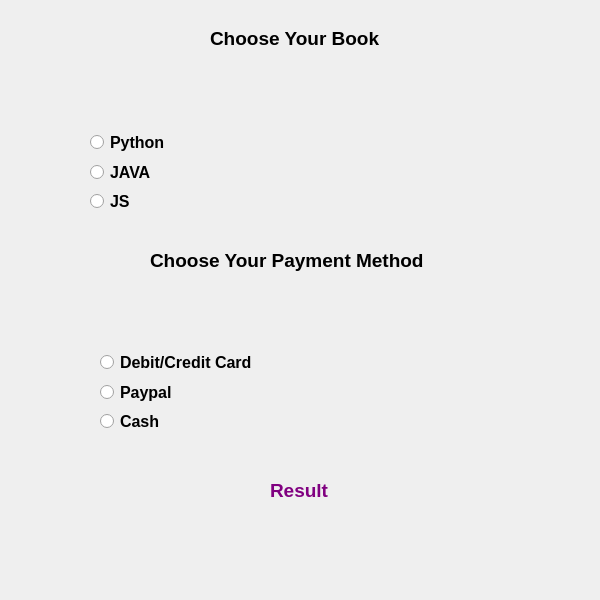
<?xml version="1.0" encoding="UTF-8"?>
<ui version="4.0">
 <class>Dialog</class>
 <widget class="QDialog" name="Dialog">
  <property name="geometry">
   <rect>
    <x>0</x>
    <y>0</y>
    <width>600</width>
    <height>600</height>
   </rect>
  </property>
  <property name="windowTitle">
   <string>Dialog</string>
  </property>
  <widget class="QLabel" name="label_book">
   <property name="geometry">
    <rect>
     <x>210</x>
     <y>30</y>
     <width>181</width>
     <height>16</height>
    </rect>
   </property>
   <property name="font">
    <font>
     <pointsize>14</pointsize>
     <weight>75</weight>
     <bold>true</bold>
    </font>
   </property>
   <property name="text">
    <string>Choose Your Book</string>
   </property>
  </widget>
  <widget class="QLabel" name="label_pay">
   <property name="geometry">
    <rect>
     <x>150</x>
     <y>240</y>
     <width>291</width>
     <height>41</height>
    </rect>
   </property>
   <property name="font">
    <font>
     <pointsize>14</pointsize>
     <weight>75</weight>
     <bold>true</bold>
    </font>
   </property>
   <property name="text">
    <string>Choose Your Payment Method</string>
   </property>
  </widget>
  <widget class="QLabel" name="label_pay_2">
   <property name="geometry">
    <rect>
     <x>270</x>
     <y>470</y>
     <width>61</width>
     <height>41</height>
    </rect>
   </property>
   <property name="font">
    <font>
     <pointsize>14</pointsize>
     <weight>75</weight>
     <bold>true</bold>
    </font>
   </property>
   <property name="styleSheet">
    <string notr="true">QLabel {

color:purple

}</string>
   </property>
   <property name="text">
    <string>Result</string>
   </property>
  </widget>
  <widget class="QWidget" name="">
   <property name="geometry">
    <rect>
     <x>90</x>
     <y>130</y>
     <width>82</width>
     <height>83</height>
    </rect>
   </property>
   <layout class="QVBoxLayout" name="verticalLayout">
    <item>
     <widget class="QRadioButton" name="rbtn_py">
      <property name="font">
       <font>
        <pointsize>12</pointsize>
        <weight>75</weight>
        <bold>true</bold>
       </font>
      </property>
      <property name="text">
       <string>Python</string>
      </property>
     </widget>
    </item>
    <item>
     <widget class="QRadioButton" name="rbtn_java">
      <property name="font">
       <font>
        <pointsize>12</pointsize>
        <weight>75</weight>
        <bold>true</bold>
       </font>
      </property>
      <property name="text">
       <string>JAVA</string>
      </property>
     </widget>
    </item>
    <item>
     <widget class="QRadioButton" name="rbtn_js">
      <property name="font">
       <font>
        <pointsize>12</pointsize>
        <weight>75</weight>
        <bold>true</bold>
       </font>
      </property>
      <property name="text">
       <string>JS</string>
      </property>
     </widget>
    </item>
   </layout>
  </widget>
  <widget class="QWidget" name="">
   <property name="geometry">
    <rect>
     <x>100</x>
     <y>350</y>
     <width>171</width>
     <height>83</height>
    </rect>
   </property>
   <layout class="QVBoxLayout" name="verticalLayout_2">
    <item>
     <widget class="QRadioButton" name="rbtn_dcc">
      <property name="font">
       <font>
        <pointsize>12</pointsize>
        <weight>75</weight>
        <bold>true</bold>
       </font>
      </property>
      <property name="text">
       <string>Debit/Credit Card</string>
      </property>
     </widget>
    </item>
    <item>
     <widget class="QRadioButton" name="rbtn_paypal">
      <property name="font">
       <font>
        <pointsize>12</pointsize>
        <weight>75</weight>
        <bold>true</bold>
       </font>
      </property>
      <property name="text">
       <string>Paypal</string>
      </property>
     </widget>
    </item>
    <item>
     <widget class="QRadioButton" name="rbtn_cash">
      <property name="font">
       <font>
        <pointsize>12</pointsize>
        <weight>75</weight>
        <bold>true</bold>
       </font>
      </property>
      <property name="text">
       <string>Cash</string>
      </property>
     </widget>
    </item>
   </layout>
  </widget>
 </widget>
 <resources/>
 <connections/>
</ui>
